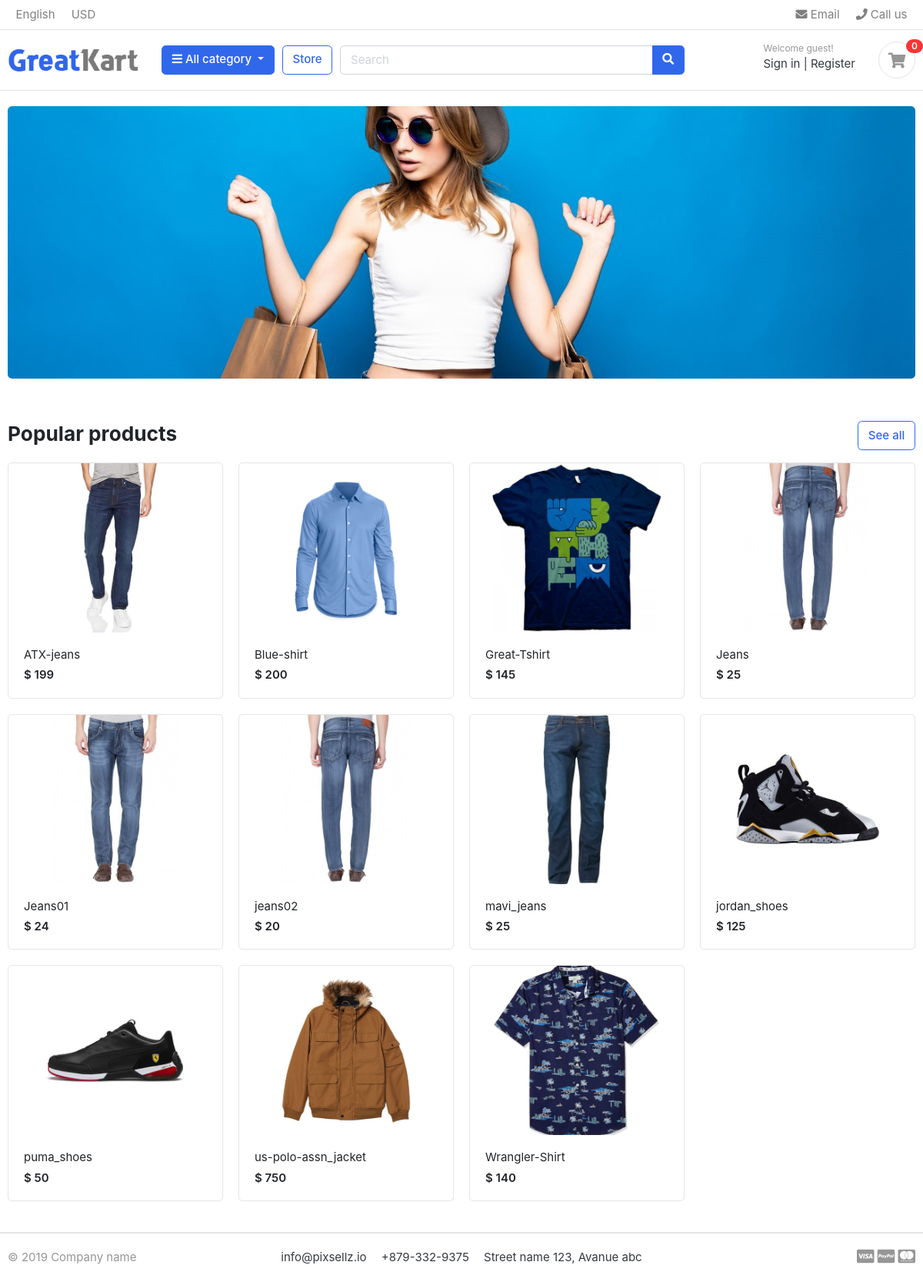
The page / on the database its author committed.
### store/models.py (models this page shows, shortened)
class product(models.Model):
    product_name          = models.CharField(max_length = 200 , unique = True)
    slug                  = models.SlugField(max_length = 200 , unique = True)
    price                 = models.IntegerField()
    images                = models.ImageField(upload_to = 'photos/products')
    stock                 = models.IntegerField()
    is_avilable           = models.BooleanField(default = True)
    category              = models.ForeignKey(Category,on_delete = models.CASCADE)
    created_date          = models.DateTimeField(auto_now_add = True)
    modified_date         = models.DateTimeField(auto_now = True)
    def get_url(self):
        return reverse('product_detail',args = [self.category.slug, self.slug])

### backend/views.py (the view)
# urls.py: 2. Add a URL to urlpatterns:  path('', views.home, name='home')
def home(request):
    products = product.objects.all().filter(is_avilable = True)
    data = {
        'products':products
    }
    return render(request,'home.html',data)

### category/context_processors.py (called while the page is built)
def media_links(request):
    links = Category.objects.all()
    return dict(links = links)

### category/models.py (called while the page is built)
    def get_url(self):
        return reverse('products_by_category',args=[self.slug])

### template/home.html
{% extends 'base.html' %}
{% load static %}
{% block content %}
<section class="section-intro padding-y-sm">
<div class="container">
<div class="intro-banner-wrap">
	<img src="{% static 'images/banners/cover.jpg' %}" class="img-fluid rounded">
</div>
</div>
</section>
<section class="section-name padding-y-sm">
<div class="container">
<header class="section-heading">
	<a href="{% url 'store' %}" class="btn btn-outline-primary float-right">See all</a>
	<h3 class="section-title">Popular products</h3>
</header>
<div class="row">
	{% for product_detail in products %}
	<div class="col-md-3">
		<div class="card card-product-grid">
			<a href="{{product_detail.get_url}}" class="img-wrap"> <img src="{{product_detail.images.url}}"> </a>
			<figcaption class="info-wrap">
				<a href="{{product_detail.get_url}}" class="title">{{product_detail.product_name}}</a>
				<div class="price mt-1">$ {{product_detail.price}}</div>
			</figcaption>
		</div>
	</div>
	{% endfor %}
</div>
</div>
</section>
{% endblock %}

### template/base.html (shortened to what this page needs)
{% load static %}
<!DOCTYPE HTML>
<html lang="en">
<head>
<link href="{% static 'css/bootstrap.css' %}" rel="stylesheet" type="text/css"/>
<link href="{% static 'fonts/fontawesome/css/all.min.css' %}" type="text/css" rel="stylesheet">
<link href="{% static 'css/ui.css' %}" rel="stylesheet" type="text/css"/>
<link href="{% static 'css/responsive.css' %}" rel="stylesheet" media="only screen and (max-width: 1200px)" />
</head>
<body>
{% include 'include/navbar.html' %}
{% block content %}
{% endblock content %}
{% include 'include/footer.html' %}

### template/include/navbar.html (shortened to what this page needs)
{% load static %}
<header class="section-header">
<nav class="navbar p-md-0 navbar-expand-sm navbar-light border-bottom">
<div class="container">
  <div class="collapse navbar-collapse" id="navbarTop4">
    <ul class="navbar-nav mr-auto">
    	<li class="nav-item dropdown">
		 	<a href="#" class="nav-link">   English </a>
		</li>
		<li class="nav-item dropdown">
			<a href="#" class="nav-link"> USD </a>
		</li>
    </ul>
    <ul class="navbar-nav">
		<li><a href="#" class="nav-link"> <i class="fa fa-envelope"></i> Email </a></li>
		<li><a href="#" class="nav-link"> <i class="fa fa-phone"></i> Call us </a></li>
	</ul>
  </div>
</div>
</nav>
<section class="header-main border-bottom">
	<div class="container">
<div class="row align-items-center">
	<div class="col-lg-2 col-md-3 col-6">
		<a href="{% url 'home' %}" class="brand-wrap">
			<img class="logo" src="{%static './images/logo.png' %}">
		</a>
	</div>
	<div class="col-lg col-sm col-md col-6 flex-grow-0">
		<div class="category-wrap dropdown d-inline-block float-right">
			<button type="button" class="btn btn-primary dropdown-toggle" data-toggle="dropdown">
				<i class="fa fa-bars"></i> All category
			</button>
		</div>
	</div>
	<a href="{% url 'store' %}" class="btn btn-outline-primary">Store</a>
	<div class="col-lg  col-md-6 col-sm-12 col">
		<form action="#" class="search">
			<div class="input-group w-100">
			    <input type="text" class="form-control" style="width:60%;" placeholder="Search">
			    <div class="input-group-append">
			      <button class="btn btn-primary" type="submit">
			        <i class="fa fa-search"></i>
			      </button>
			    </div>
		    </div>
		</form>
	</div>
	<div class="col-lg-3 col-sm-6 col-8 order-2 order-lg-3">
				<div class="d-flex justify-content-end mb-3 mb-lg-0">
					<div class="widget-header">
						<small class="title text-muted">Welcome guest!</small>
						<div>
							<a href="./signin.html">Sign in</a> <span class="dark-transp"> | </span>
							<a href="./register.html"> Register</a>
						</div>
					</div>
					<a href="./cart.html" class="widget-header pl-3 ml-3">
						<div class="icon icon-sm rounded-circle border"><i class="fa fa-shopping-cart"></i></div>
						<span class="badge badge-pill badge-danger notify">0</span>
					</a>
				</div>
			</div>
</div>
	</div>
</section>
</header>

### template/include/footer.html
<footer class="section-footer border-top">
	<div class="container">
		<section class="footer-bottom border-top row">
			<div class="col-md-2">
				<p class="text-muted"> &copy 2019 Company name </p>
			</div>
			<div class="col-md-8 text-md-center">
				<span  class="px-2">info@pixsellz.io</span>
				<span  class="px-2">+879-332-9375</span>
				<span  class="px-2">Street name 123, Avanue abc</span>
			</div>
			<div class="col-md-2 text-md-right text-muted">
				<i class="fab fa-lg fa-cc-visa"></i>
				<i class="fab fa-lg fa-cc-paypal"></i>
				<i class="fab fa-lg fa-cc-mastercard"></i>
			</div>
		</section>
	</div>
</footer>
</body>
</html>

### backend/static/css/ui.css (style rules this page uses)
html { font-family: "Inter", sans-serif; font-size: 15px; }
.img-wrap { text-align: center; display: block; }
.img-wrap img { max-width: 100%; }
.icon-xs, .icon-sm, .icon-md, .icon-lg { display: inline-block; text-align: center; flex-shrink: 0; flex-grow: 0; }
.icon-sm { width: 48px; height: 48px; line-height: 48px !important; font-size: 20px; }
.padding-y-sm { padding-top: 20px; padding-bottom: 20px; }
.section-heading { margin-bottom: 20px; margin-top: 15px; }
.section-title { color: #212529; }
p:last-child { margin-bottom: 0; }
.header-main { position: relative; padding-top: 1rem; padding-bottom: 1rem; }
.brand-wrap .logo, .navbar-brand .logo { margin-right: 7px; max-height: 42px; display: inline-block; }
.widget-header { display: inline-block; vertical-align: middle; position: relative; }
.widget-header a { color: #343a40; }
.widget-header i { color: #969696; }
.widget-header .title { display: block; }
.widget-header .notify { position: absolute; top: -3px; right: -10px; }
.footer-bottom { padding-top: 20px; padding-bottom: 20px; }
[class*=card-product] a.title { color: #212529; display: block; }
[class*=card-product] .img-wrap { overflow: hidden; position: relative; }
[class*=card-product] .img-wrap img { height: 100%; max-width: 100%; width: auto; display: inline-block; -o-object-fit: cover; object-fit: cover; }
.card-product-grid { margin-bottom: 20px; }
.card-product-grid .img-wrap { border-radius: 0.2rem 0.2rem 0 0; height: 220px; }
.card-product-grid .info-wrap { overflow: hidden; padding: 18px 20px; }
.card .img-wrap { overflow: hidden; }
.notify { position: absolute; top: -4px; right: -10px; display: inline-block; padding: 0.25em 0.6em; font-size: 12px; line-height: 1; text-align: center; border-radius: 3rem; color: #fff; background-color: #fa3434; }
.price { font-weight: 600; color: #212529; }

### rows shown on the page
product: images (picture), product_name "ATX-jeans", price "199"
product: images (picture), product_name "Blue-shirt", price "200"
product: images (picture), product_name "Great-Tshirt", price "145"
product: images (picture), product_name "Jeans", price "25"
product: images (picture), product_name "Jeans01", price "24"
product: images (picture), product_name "jeans02", price "20"
product: images (picture), product_name "mavi_jeans", price "25"
product: images (picture), product_name "jordan_shoes", price "125"
product: images (picture), product_name "puma_shoes", price "50"
product: images (picture), product_name "us-polo-assn_jacket", price "750"
product: images (picture), product_name "Wrangler-Shirt", price "140"
